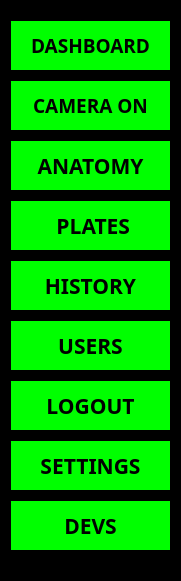
   <widget class="QFrame" name="frame">
    <property name="geometry">
     <rect>
      <x>10</x>
      <y>70</y>
      <width>181</width>
      <height>581</height>
     </rect>
    </property>
    <property name="styleSheet">
     <string notr="true">background-color: rgb(0, 0, 0);</string>
    </property>
    <property name="frameShape">
     <enum>QFrame::Panel</enum>
    </property>
    <property name="frameShadow">
     <enum>QFrame::Plain</enum>
    </property>
    <widget class="QPushButton" name="leaf_button_2">
     <property name="geometry">
      <rect>
       <x>10</x>
       <y>80</y>
       <width>161</width>
       <height>51</height>
      </rect>
     </property>
     <property name="font">
      <font>
       <family>Bahnschrift</family>
       <pointsize>14</pointsize>
       <weight>75</weight>
       <bold>true</bold>
      </font>
     </property>
     <property name="styleSheet">
      <string notr="true">border:1px solid black;
background-color: rgb(0, 255, 0);</string>
     </property>
     <property name="text">
      <string>CAMERA ON</string>
     </property>
     <property name="icon">
      <iconset>
       <normaloff>../icons/security-camera.png</normaloff>../icons/security-camera.png</iconset>
     </property>
     <property name="iconSize">
      <size>
       <width>60</width>
       <height>35</height>
      </size>
     </property>
    </widget>
    <widget class="QPushButton" name="leaf_button_3">
     <property name="geometry">
      <rect>
       <x>10</x>
       <y>200</y>
       <width>161</width>
       <height>51</height>
      </rect>
     </property>
     <property name="font">
      <font>
       <family>Bahnschrift</family>
       <pointsize>16</pointsize>
       <weight>75</weight>
       <bold>true</bold>
      </font>
     </property>
     <property name="styleSheet">
      <string notr="true">border:1px solid black;
background-color: rgb(0, 255, 0);</string>
     </property>
     <property name="text">
      <string> PLATES</string>
     </property>
     <property name="icon">
      <iconset>
       <normaloff>../icons/number.png</normaloff>../icons/number.png</iconset>
     </property>
     <property name="iconSize">
      <size>
       <width>60</width>
       <height>35</height>
      </size>
     </property>
    </widget>
    <widget class="QPushButton" name="leaf_button_4">
     <property name="geometry">
      <rect>
       <x>10</x>
       <y>260</y>
       <width>161</width>
       <height>51</height>
      </rect>
     </property>
     <property name="font">
      <font>
       <family>Bahnschrift</family>
       <pointsize>16</pointsize>
       <weight>75</weight>
       <bold>true</bold>
      </font>
     </property>
     <property name="styleSheet">
      <string notr="true">border:1px solid black;
background-color: rgb(0, 255, 0);</string>
     </property>
     <property name="text">
      <string>HISTORY</string>
     </property>
     <property name="icon">
      <iconset>
       <normaloff>../icons/seo-report.png</normaloff>../icons/seo-report.png</iconset>
     </property>
     <property name="iconSize">
      <size>
       <width>60</width>
       <height>35</height>
      </size>
     </property>
    </widget>
    <widget class="QPushButton" name="leaf_button_5">
     <property name="geometry">
      <rect>
       <x>10</x>
       <y>320</y>
       <width>161</width>
       <height>51</height>
      </rect>
     </property>
     <property name="font">
      <font>
       <family>Bahnschrift</family>
       <pointsize>16</pointsize>
       <weight>75</weight>
       <bold>true</bold>
      </font>
     </property>
     <property name="styleSheet">
      <string notr="true">border:1px solid black;
background-color: rgb(0, 255, 0);</string>
     </property>
     <property name="text">
      <string>USERS</string>
     </property>
     <property name="icon">
      <iconset>
       <normaloff>../icons/user (2).png</normaloff>../icons/user (2).png</iconset>
     </property>
     <property name="iconSize">
      <size>
       <width>60</width>
       <height>35</height>
      </size>
     </property>
    </widget>
    <widget class="QPushButton" name="leaf_button_6">
     <property name="geometry">
      <rect>
       <x>10</x>
       <y>380</y>
       <width>161</width>
       <height>51</height>
      </rect>
     </property>
     <property name="font">
      <font>
       <family>Bahnschrift</family>
       <pointsize>16</pointsize>
       <weight>75</weight>
       <bold>true</bold>
      </font>
     </property>
     <property name="styleSheet">
      <string notr="true">border:1px solid black;
background-color: rgb(0, 255, 0);</string>
     </property>
     <property name="text">
      <string>LOGOUT</string>
     </property>
     <property name="icon">
      <iconset>
       <normaloff>../icons/logout.png</normaloff>../icons/logout.png</iconset>
     </property>
     <property name="iconSize">
      <size>
       <width>60</width>
       <height>35</height>
      </size>
     </property>
    </widget>
    <widget class="QPushButton" name="leaf_button_7">
     <property name="geometry">
      <rect>
       <x>10</x>
       <y>140</y>
       <width>161</width>
       <height>51</height>
      </rect>
     </property>
     <property name="font">
      <font>
       <family>Bahnschrift</family>
       <pointsize>16</pointsize>
       <weight>75</weight>
       <bold>true</bold>
      </font>
     </property>
     <property name="styleSheet">
      <string notr="true">border:1px solid black;
background-color: rgb(0, 255, 0);</string>
     </property>
     <property name="text">
      <string>ANATOMY</string>
     </property>
     <property name="icon">
      <iconset>
       <normaloff>../icons/system.png</normaloff>../icons/system.png</iconset>
     </property>
     <property name="iconSize">
      <size>
       <width>60</width>
       <height>35</height>
      </size>
     </property>
    </widget>
    <widget class="QPushButton" name="leaf_button_8">
     <property name="geometry">
      <rect>
       <x>10</x>
       <y>440</y>
       <width>161</width>
       <height>51</height>
      </rect>
     </property>
     <property name="font">
      <font>
       <family>Bahnschrift</family>
       <pointsize>16</pointsize>
       <weight>75</weight>
       <bold>true</bold>
      </font>
     </property>
     <property name="styleSheet">
      <string notr="true">border:1px solid black;
background-color: rgb(0, 255, 0);</string>
     </property>
     <property name="text">
      <string>SETTINGS</string>
     </property>
     <property name="icon">
      <iconset>
       <normaloff>../icons/people.png</normaloff>../icons/people.png</iconset>
     </property>
     <property name="iconSize">
      <size>
       <width>60</width>
       <height>35</height>
      </size>
     </property>
    </widget>
    <widget class="QPushButton" name="leaf_button_9">
     <property name="geometry">
      <rect>
       <x>10</x>
       <y>20</y>
       <width>161</width>
       <height>51</height>
      </rect>
     </property>
     <property name="font">
      <font>
       <family>Bahnschrift</family>
       <pointsize>14</pointsize>
       <weight>75</weight>
       <bold>true</bold>
      </font>
     </property>
     <property name="styleSheet">
      <string notr="true">border:1px solid black;
background-color: rgb(0, 255, 0);</string>
     </property>
     <property name="text">
      <string>DASHBOARD</string>
     </property>
     <property name="icon">
      <iconset>
       <normaloff>../icons/dashboard.png</normaloff>../icons/dashboard.png</iconset>
     </property>
     <property name="iconSize">
      <size>
       <width>60</width>
       <height>35</height>
      </size>
     </property>
    </widget>
    <widget class="QPushButton" name="leaf_button_10">
     <property name="geometry">
      <rect>
       <x>10</x>
       <y>500</y>
       <width>161</width>
       <height>51</height>
      </rect>
     </property>
     <property name="font">
      <font>
       <family>Bahnschrift</family>
       <pointsize>16</pointsize>
       <weight>75</weight>
       <bold>true</bold>
      </font>
     </property>
     <property name="styleSheet">
      <string notr="true">border:1px solid black;
background-color: rgb(0, 255, 0);</string>
     </property>
     <property name="text">
      <string>DEVS</string>
     </property>
     <property name="icon">
      <iconset>
       <normaloff>../icons/people.png</normaloff>../icons/people.png</iconset>
     </property>
     <property name="iconSize">
      <size>
       <width>60</width>
       <height>35</height>
      </size>
     </property>
    </widget>
   </widget>
